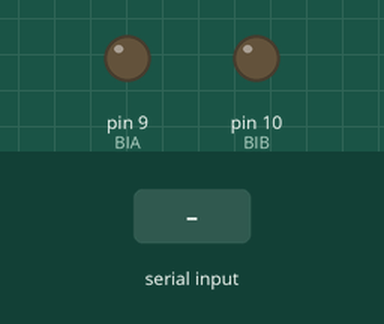
A sketch run on a simulated Arduino Uno, built with avr-gcc and run on an emulated ATmega328P. Parts: output pins drawn as LEDs (lit = HIGH). The inputs (shaded band) are chosen by the test bench.

Above: at 1.2 s.
1.3 s: "water" received over the second serial link
At 3.3 s:
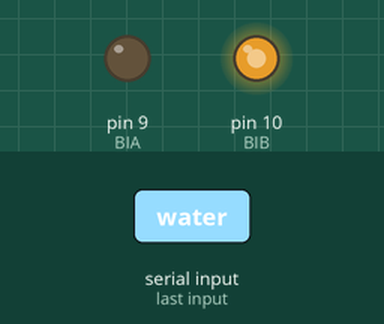
Timing chart, 0 to 8.8 s (numbered marks = the images above; inputs shaded):
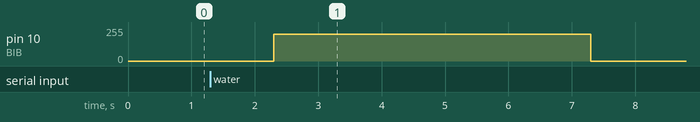

Measured:
- after the input at 1.3 s, pin 10 (BIB): 0/255 → 200/255 after 1.0 s, → 0/255 5.0 s later

The sketch:

WaterthePot.ino
```cpp
#include <SoftwareSerial.h>

#define BIA 9
#define BIB 10

int waterpump = 200;
String thisString;

SoftwareSerial mySerial(2,3);

void setup() {
  mySerial.begin(9600);
}

void loop() {
  if(mySerial.available()){
    thisString=mySerial.readString();

    if(thisString=="water")
    {
      analogWrite(BIA, 0);
      analogWrite(BIB, waterpump);
      delay(5000);
      analogWrite(BIB, 0);
    }
  }
}
```
